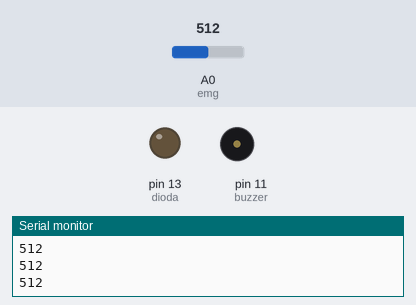
Bench run of a sketch on a simulated Arduino Uno, built with avr-gcc and run on an emulated ATmega328P. On the bench: output pins drawn as LEDs (lit = HIGH), buzzer (waves = sounding), the last lines printed to the serial monitor. Inputs (shaded band) come from the test bench; at power-on: A0 (emg) = 512.

Above: at 6.2 s.
6.3 s: A0 (emg) set to 530
At 7.1 s:
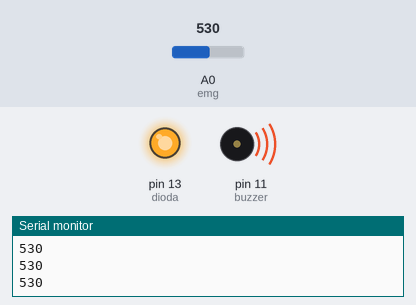
7.8 s: A0 (emg) set to 511
At 8.3 s:
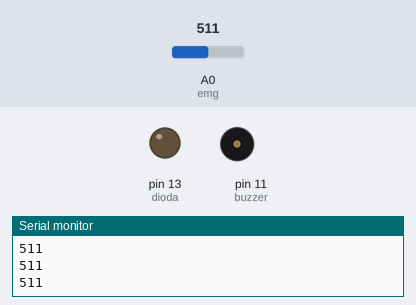
9.3 s: A0 (emg) set to 716
At 10.6 s:
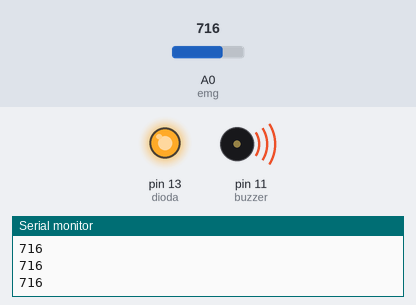
Timing chart, 0 to 12.3 s (numbered marks = the images above; inputs shaded):
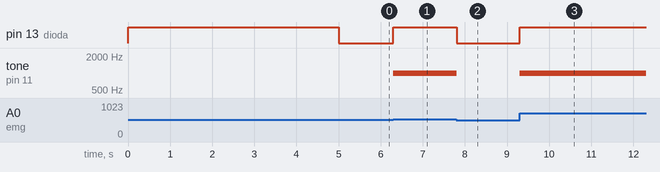

Measured:
- the behaviour switches between 512 and 513 on A0 (emg) (found by bisection; images 0 and 1)
- after the input at 6.3 s, pin 13 (dioda): LOW → HIGH at once; tone on pin 11 (buzzer): silent → 1000 Hz at once
- after the input at 7.8 s, pin 13 (dioda): HIGH → LOW at once; tone on pin 11 (buzzer): 1000 Hz → silent at once
- after the input at 9.3 s, pin 13 (dioda): LOW → HIGH at once; tone on pin 11 (buzzer): silent → 1000 Hz at once

The sketch:

EMG_ekg.ino
```cpp
int emg = A0;
int dioda = 13;
int buzzer = 11;
int odczyt;
int odczytMin = 1023;
int odczytMax = 0;
int polowaEKG = 0;

void setup() {
  pinMode(dioda, OUTPUT);
  pinMode(A0, INPUT);
  pinMode(buzzer, OUTPUT);
  Serial.begin(9600);

  /// PROCEDURA KALIBRACJI

  digitalWrite(dioda, HIGH);
  while (millis() < 5000) {
    odczyt = analogRead(emg);

    if (odczyt > odczytMax) {
      odczytMax = odczyt;
    }

    if (odczyt < odczytMin) {
      odczytMin = odczyt;
    }
  }

  digitalWrite(dioda, LOW);
  polowaEKG = odczytMin + ((odczytMax - odczytMin) / 2);
}

void loop() {

  odczyt = analogRead(emg);
  if (odczyt > polowaEKG) {
      digitalWrite(dioda, HIGH);
      tone(buzzer, 1000);
    }
    else
    {
      digitalWrite(dioda, LOW);
      noTone(buzzer);
    }
    Serial.println(odczyt);
    delay(1);

  }
```
